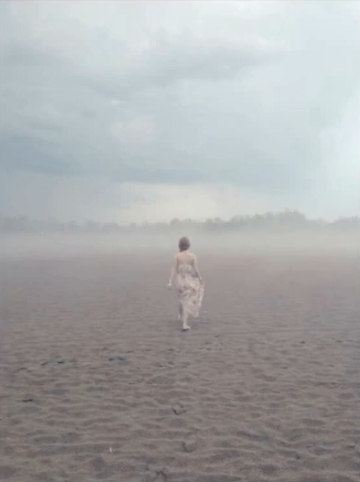
#> input picture images/low_contrast.jpg, 360 x 482 px
$ python IMP_2_10.py
#> lines starting #> are read from the running program, lines starting #| are printed output that depends on the picture
import cv2
import numpy as np
import matplotlib.pyplot as plt

img = cv2.imread('images/low_contrast.jpg', cv2.IMREAD_GRAYSCALE)
#> img: shape (482, 360); min 64, max 245, mean 168.5
rows, cols = img.shape[:2]
#> rows = 482; cols = 360

# 히스토그램 평활화 계산
hist = cv2.calcHist([img], [0], None, [256], [0, 256]) # 히스토그램 계산
#> hist = 256 values, max 2929 at index 224, min 0 at index 0, mean 677.8
cdf = hist.cumsum() # 누적합 계산
#> cdf = 256 values from 0 to 173520
cdf_m = np.ma.masked_equal(cdf, 0) # 0인 값을 mask 처리
cdf_m = (cdf_m - cdf_m.min()) / (rows * cols) * 255 # 정규화
cdf = np.ma.filled(cdf_m, 0).astype('uint8') # mask 처리된 값을 0으로 채움
#> cdf = 256 values from 0 to 254
print("cdf shape:", cdf.shape)
#| cdf shape: (256,)
img2 = cdf[img] # 룩업 테이블을 이용한 히스토그램 평활화
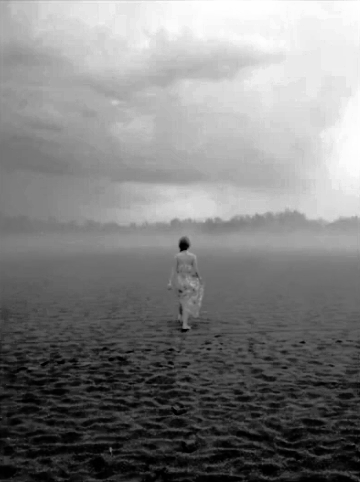
#> img2: shape (482, 360); min 0, max 254, mean 128.1

# OpenCV API로 이퀄라이즈 히스토그램 적용
img3 = cv2.equalizeHist(img)

# 이퀄라이즈 결과 히스토그램 계산
hist2 = cv2.calcHist([img2], [0], None, [256], [0, 256])
#> hist2 = 256 values, max 2929 at index 234, min 0 at index 8, mean 677.8
hist3 = cv2.calcHist([img3], [0], None, [256], [0, 256])
#> hist3 = 256 values, max 2929 at index 235, min 0 at index 10, mean 677.8

# 결과 출력
cv2.imshow('Before', img)
cv2.imshow('Manual', img2)
cv2.imshow('cv2.equalizeHist()', img3)

hists = {'Before': hist, 'Manual': hist2, 'cv2.equalizeHist()': hist3}
for i, (k, v) in enumerate(hists.items()):
    plt.subplot(1, 3, i + 1)
    plt.plot(v)
    plt.title(k)
#> this loop made 3 passes
#> k on passes 1 to 3: 'Before', 'Manual', 'cv2.equalizeHist()'
plt.show()
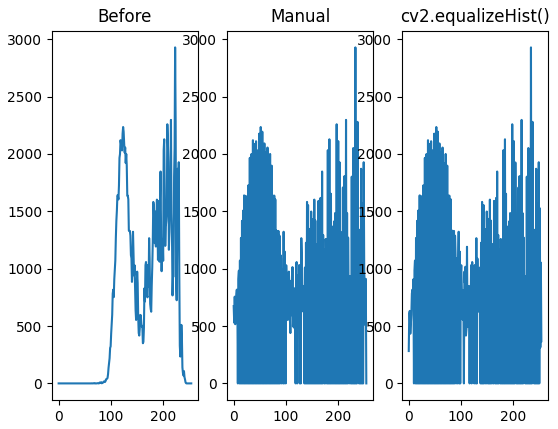
#> figure drawn by matplotlib, 3 panels; panel 1: curve peaks at x = 224, y = 2929; panel 2: curve peaks at x = 234, y = 2929; panel 3: curve peaks at x = 235, y = 2929

$ run again, with images/scene2.jpg copied over images/low_contrast.jpg
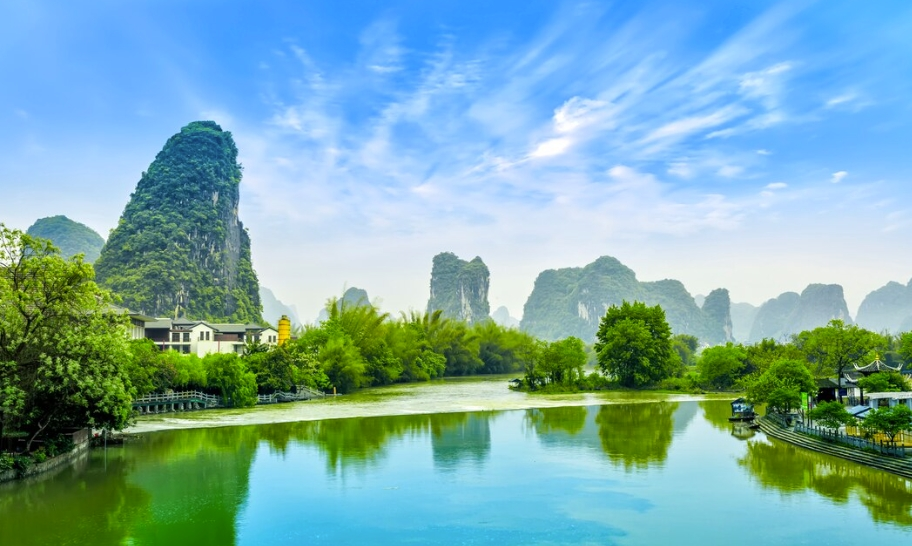
#> input picture images/scene2.jpg, 912 x 546 px
#> hist = 256 values, max 7020 at index 171, min 47 at index 255, mean 1945.1
#> `cdf = hist.cumsum()`: cdf = 256 values from 103 to 497952
#> `cdf = np.ma.filled(cdf_m, 0).astype('uint8')`: cdf = 256 values from 0 to 254
#| cdf shape: (256,)
#> `img2 = cdf[img]`:
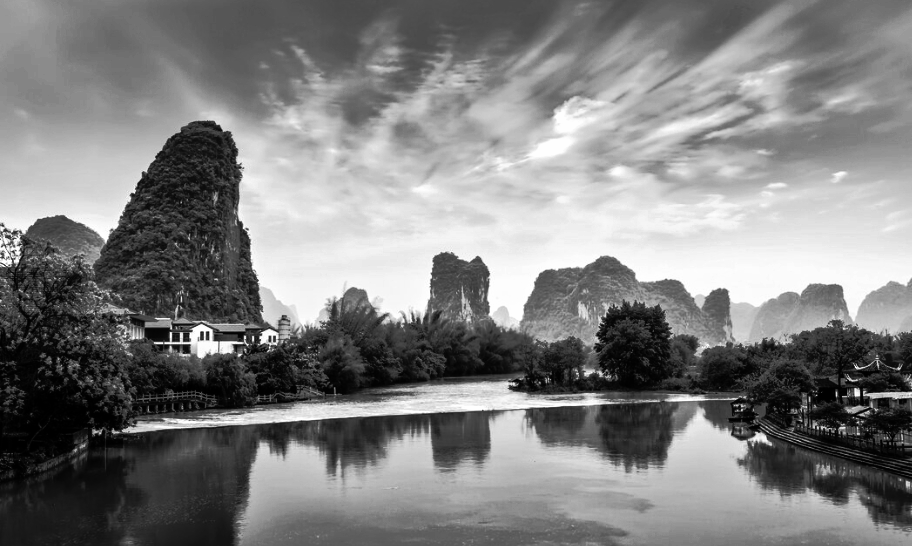
#> img2: shape (546, 912); min 0, max 254, mean 127.8
#> hist2 = 256 values, max 7020 at index 136, min 0 at index 82, mean 1945.1
#> hist3 = 256 values, max 7020 at index 136, min 0 at index 27, mean 1945.1
#> the loop `for i, (k, v) in enumerate(hists.items()):` made 3 passes
#> k on passes 1 to 3: 'Before', 'Manual', 'cv2.equalizeHist()'
#> `plt.show()`:
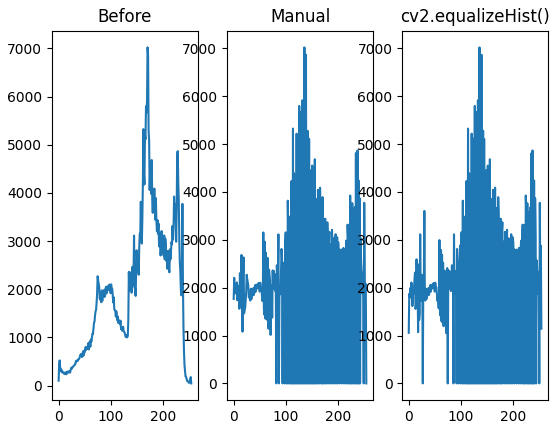
#> figure drawn by matplotlib, 3 panels; panel 1: curve peaks at x = 171, y = 7020; panel 2: curve peaks at x = 136, y = 7020; panel 3: curve peaks at x = 136, y = 7020

$ run again, with images/sudoku.jpg copied over images/low_contrast.jpg
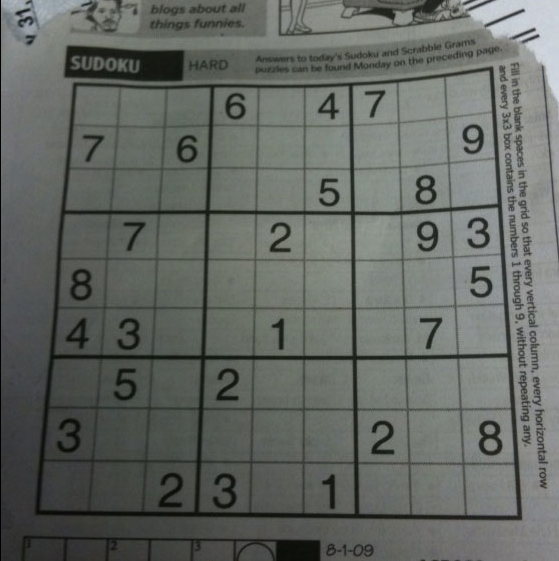
#> input picture images/sudoku.jpg, 559 x 561 px
#> hist = 256 values, max 4053 at index 105, min 0 at index 2, mean 1225
#> `cdf = hist.cumsum()`: cdf = 256 values from 544 to 313599
#> `cdf = np.ma.filled(cdf_m, 0).astype('uint8')`: cdf = 256 values from 0 to 254
#| cdf shape: (256,)
#> `img2 = cdf[img]`:
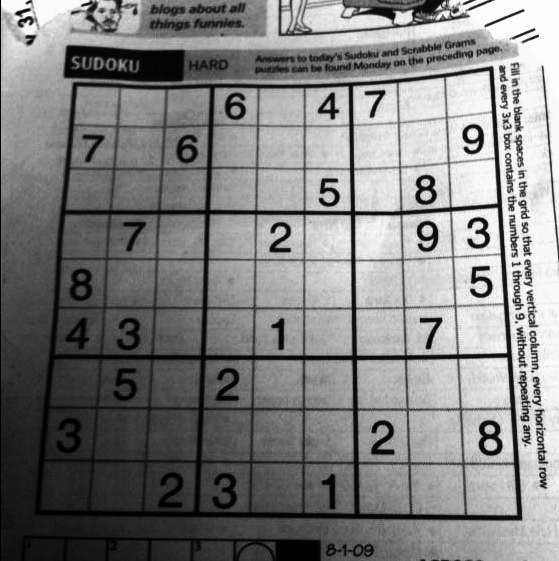
#> img2: shape (561, 559); min 0, max 254, mean 127.7
#> hist2 = 256 values, max 4053 at index 129, min 0 at index 26, mean 1225
#> hist3 = 256 values, max 4053 at index 130, min 0 at index 29, mean 1225
#> the loop `for i, (k, v) in enumerate(hists.items()):` made 3 passes
#> k on passes 1 to 3: 'Before', 'Manual', 'cv2.equalizeHist()'
#> `plt.show()`:
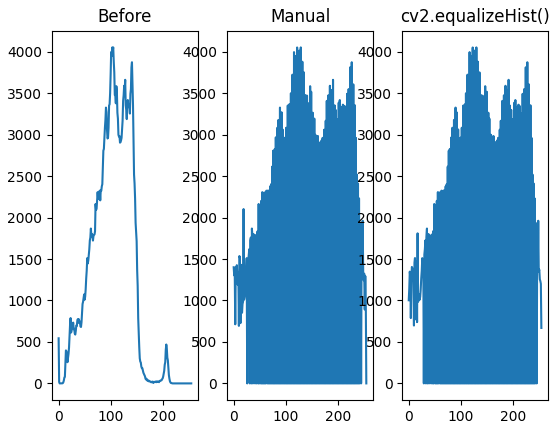
#> figure drawn by matplotlib, 3 panels; panel 1: curve peaks at x = 105, y = 4053; panel 2: curve peaks at x = 129, y = 4053; panel 3: curve peaks at x = 130, y = 4053
